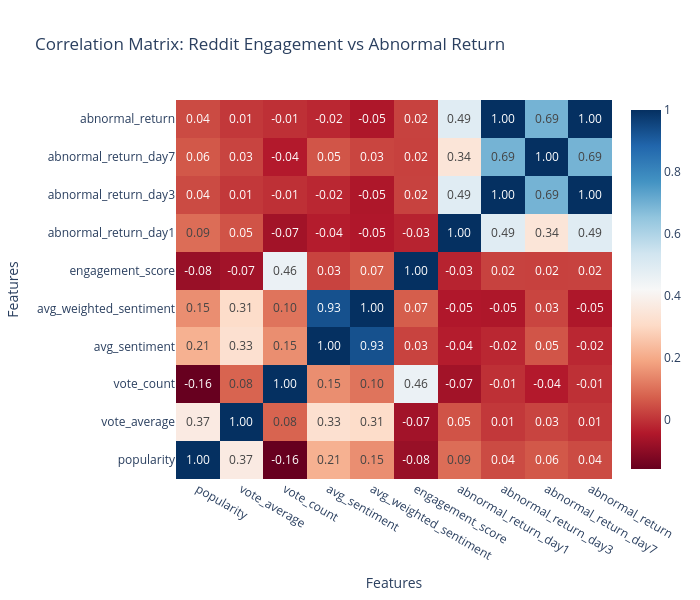

Notebook code for this chart:
### Code cell
fig4 = px.imshow(
    corr_matrix,
    text_auto=".2f",
    aspect="auto",
    color_continuous_scale="RdBu",
    origin="lower",
    title="Correlation Matrix: Reddit Engagement vs Abnormal Return"
)
fig4.update_layout(
    xaxis_title="Features",
    yaxis_title="Features",
    width=700,
    height=600
)
fig4.show()

### Figure 1 — Plotly figure (JSON) as saved in the notebook; plotly's stock layout.template omitted (floating-point values rounded to 4 significant figures)
{"data": [{"coloraxis": "coloraxis", "hovertemplate": "x: %{x}<br>y: %{y}<br>color: %{z}<extra></extra>", "name": "0", "texttemplate": "%{z:.2f}", "type": "heatmap", "x": ["popularity", "vote_average", "vote_count", "avg_sentiment", "avg_weighted_sentiment", "engagement_score", "abnormal_return_day1", "abnormal_return_day3", "abnormal_return_day7", "abnormal_return"], "xaxis": "x", "y": ["popularity", "vote_average", "vote_count", "avg_sentiment", "avg_weighted_sentiment", "engagement_score", "abnormal_return_day1", "abnormal_return_day3", "abnormal_return_day7", "abnormal_return"], "yaxis": "y", "z": [[1.0, 0.3678, -0.1605, 0.2129, 0.1494, -0.08489, 0.09406, 0.03739, 0.05932, 0.03739], [0.3678, 1.0, 0.07772, 0.3259, 0.3106, -0.06857, 0.05129, 0.006769, 0.02721, 0.006769], [-0.1605, 0.07772, 1.0, 0.1488, 0.1045, 0.4568, -0.06948, -0.006123, -0.04229, -0.006123], [0.2129, 0.3259, 0.1488, 1.0, 0.9298, 0.02505, -0.03824, -0.0202, 0.05411, -0.0202], [0.1494, 0.3106, 0.1045, 0.9298, 1.0, 0.069, -0.04741, -0.05054, 0.02819, -0.05054], [-0.08489, -0.06857, 0.4568, 0.02505, 0.069, 1.0, -0.027, 0.02367, 0.02189, 0.02367], [0.09406, 0.05129, -0.06948, -0.03824, -0.04741, -0.027, 1.0, 0.4888, 0.3445, 0.4888], [0.03739, 0.006769, -0.006123, -0.0202, -0.05054, 0.02367, 0.4888, 1.0, 0.6946, 1.0], [0.05932, 0.02721, -0.04229, 0.05411, 0.02819, 0.02189, 0.3445, 0.6946, 1.0, 0.6946], [0.03739, 0.006769, -0.006123, -0.0202, -0.05054, 0.02367, 0.4888, 1.0, 0.6946, 1.0]]}], "layout": {"coloraxis": {"colorscale": [[0, "rgb(103,0,31)"], [0.1, "rgb(178,24,43)"], [0.2, "rgb(214,96,77)"], [0.3, "rgb(244,165,130)"], [0.4, "rgb(253,219,199)"], [0.5, "rgb(247,247,247)"], [0.6, "rgb(209,229,240)"], [0.7, "rgb(146,197,222)"], [0.8, "rgb(67,147,195)"], [0.9, "rgb(33,102,172)"], [1, "rgb(5,48,97)"]]}, "height": 600, "title": {"text": "Correlation Matrix: Reddit Engagement vs Abnormal Return"}, "width": 700, "xaxis": {"anchor": "y", "domain": [0, 1], "title": {"text": "Features"}}, "yaxis": {"anchor": "x", "autorange": true, "domain": [0, 1], "title": {"text": "Features"}}}}
